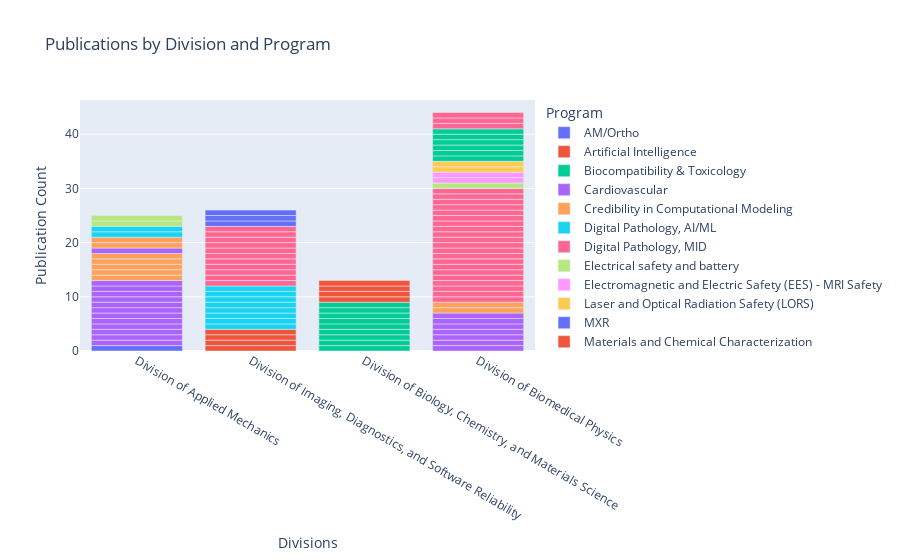

Here is the notebook cell this chart was saved with:
### Code cell
# Sort the dataset by the 'Program' column
df_sorted = df.sort_values('Program')

# Create the bar plot with sorted data
fig = px.bar(df_sorted, x='Division ', y= publication_counts , color='Program', title='Publications by Division and Program',
             labels={'Division ': 'Divisions', 'publication_counts': 'Publication Count', 'Program': 'Program'},
             hover_data=['Program'])

fig.update_yaxes(title='Publication Count')

fig.show()

### Figure 1 — Plotly figure (JSON) as saved in the notebook; plotly's stock layout.template omitted (floating-point values rounded to 4 significant figures)
{"data": [{"alignmentgroup": "True", "customdata": [["AM/Ortho"]], "hovertemplate": "Program=%{customdata[0]}<br>Divisions=%{x}<br>y=%{y}<extra></extra>", "legendgroup": "AM/Ortho", "marker": {"color": "#636efa", "pattern": {"shape": ""}}, "name": "AM/Ortho", "offsetgroup": "AM/Ortho", "orientation": "v", "showlegend": true, "textposition": "auto", "type": "bar", "x": ["Division of Applied Mechanics"], "xaxis": "x", "y": [1], "yaxis": "y"}, {"alignmentgroup": "True", "customdata": [["Artificial Intelligence"], ["Artificial Intelligence"], ["Artificial Intelligence"], ["Artificial Intelligence"]], "hovertemplate": "Program=%{customdata[0]}<br>Divisions=%{x}<br>y=%{y}<extra></extra>", "legendgroup": "Artificial Intelligence", "marker": {"color": "#EF553B", "pattern": {"shape": ""}}, "name": "Artificial Intelligence", "offsetgroup": "Artificial Intelligence", "orientation": "v", "showlegend": true, "textposition": "auto", "type": "bar", "x": ["Division of Imaging, Diagnostics, and Software Reliability", "Division of Imaging, Diagnostics, and Software Reliability", "Division of Imaging, Diagnostics, and Software Reliability", "Division of Imaging, Diagnostics, and Software Reliability"], "xaxis": "x", "y": [1, 1, 1, 1], "yaxis": "y"}, {"alignmentgroup": "True", "customdata": [["Biocompatibility & Toxicology"], ["Biocompatibility & Toxicology"], ["Biocompatibility & Toxicology"], ["Biocompatibility & Toxicology"], ["Biocompatibility & Toxicology"], ["Biocompatibility & Toxicology"], ["Biocompatibility & Toxicology"], ["Biocompatibility & Toxicology"], ["Biocompatibility & Toxicology"]], "hovertemplate": "Program=%{customdata[0]}<br>Divisions=%{x}<br>y=%{y}<extra></extra>", "legendgroup": "Biocompatibility & Toxicology", "marker": {"color": "#00cc96", "pattern": {"shape": ""}}, "name": "Biocompatibility & Toxicology", "offsetgroup": "Biocompatibility & Toxicology", "orientation": "v", "showlegend": true, "textposition": "auto", "type": "bar", "x": ["Division of Biology, Chemistry, and Materials Science", "Division of Biology, Chemistry, and Materials Science", "Division of Biology, Chemistry, and Materials Science", "Division of Biology, Chemistry, and Materials Science", "Division of Biology, Chemistry, and Materials Science", "Division of Biology, Chemistry, and Materials Science", "Division of Biology, Chemistry, and Materials Science", "Division of Biology, Chemistry, and Materials Science", "Division of Biology, Chemistry, and Materials Science"], "xaxis": "x", "y": [1, 1, 1, 1, 1, 1, 1, 1, 1], "yaxis": "y"}, {"alignmentgroup": "True", "customdata": [["Cardiovascular"], ["Cardiovascular"], ["Cardiovascular"], ["Cardiovascular"], ["Cardiovascular"], ["Cardiovascular"], ["Cardiovascular"], ["Cardiovascular"], ["Cardiovascular"], ["Cardiovascular"], ["Cardiovascular"], ["Cardiovascular"], ["Cardiovascular"], ["Cardiovascular"], ["Cardiovascular"], ["Cardiovascular"], ["Cardiovascular"], ["Cardiovascular"], ["Cardiovascular"]], "hovertemplate": "Program=%{customdata[0]}<br>Divisions=%{x}<br>y=%{y}<extra></extra>", "legendgroup": "Cardiovascular", "marker": {"color": "#ab63fa", "pattern": {"shape": ""}}, "name": "Cardiovascular", "offsetgroup": "Cardiovascular", "orientation": "v", "showlegend": true, "textposition": "auto", "type": "bar", "x": ["Division of Applied Mechanics", "Division of Biomedical Physics", "Division of Biomedical Physics", "Division of Biomedical Physics", "Division of Biomedical Physics", "Division of Biomedical Physics", "Division of Biomedical Physics", "Division of Applied Mechanics", "Division of Applied Mechanics", "Division of Applied Mechanics", "Division of Applied Mechanics", "Division of Applied Mechanics", "Division of Applied Mechanics", "Division of Applied Mechanics", "Division of Applied Mechanics", "Division of Applied Mechanics", "Division of Applied Mechanics", "Division of Applied Mechanics", "Division of Biomedical Physics"], "xaxis": "x", "y": [1, 1, 1, 1, 1, 1, 1, 1, 1, 1, 1, 1, 1, 1, 1, 1, 1, 1, 1], "yaxis": "y"}, {"alignmentgroup": "True", "customdata": [["Credibility in Computational Modeling"], ["Credibility in Computational Modeling"], ["Credibility in Computational Modeling"], ["Credibility in Computational Modeling"], ["Credibility in Computational Modeling"], ["Credibility in Computational Modeling"], ["Credibility in Computational Modeling"]], "hovertemplate": "Program=%{customdata[0]}<br>Divisions=%{x}<br>y=%{y}<extra></extra>", "legendgroup": "Credibility in Computational Modeling", "marker": {"color": "#FFA15A", "pattern": {"shape": ""}}, "name": "Credibility in Computational Modeling", "offsetgroup": "Credibility in Computational Modeling", "orientation": "v", "showlegend": true, "textposition": "auto", "type": "bar", "x": ["Division of Applied Mechanics", "Division of Biomedical Physics", "Division of Biomedical Physics", "Division of Applied Mechanics", "Division of Applied Mechanics", "Division of Applied Mechanics", "Division of Applied Mechanics"], "xaxis": "x", "y": [1, 1, 1, 1, 1, 1, 1], "yaxis": "y"}, {"alignmentgroup": "True", "customdata": [["Digital Pathology, AI/ML"], ["Digital Pathology, AI/ML"], ["Digital Pathology, AI/ML"], ["Digital Pathology, AI/ML"], ["Digital Pathology, AI/ML"], ["Digital Pathology, AI/ML"], ["Digital Pathology, AI/ML"], ["Digital Pathology, AI/ML"]], "hovertemplate": "Program=%{customdata[0]}<br>Divisions=%{x}<br>y=%{y}<extra></extra>", "legendgroup": "Digital Pathology, AI/ML", "marker": {"color": "#19d3f3", "pattern": {"shape": ""}}, "name": "Digital Pathology, AI/ML", "offsetgroup": "Digital Pathology, AI/ML", "orientation": "v", "showlegend": true, "textposition": "auto", "type": "bar", "x": ["Division of Imaging, Diagnostics, and Software Reliability", "Division of Imaging, Diagnostics, and Software Reliability", "Division of Imaging, Diagnostics, and Software Reliability", "Division of Imaging, Diagnostics, and Software Reliability", "Division of Imaging, Diagnostics, and Software Reliability", "Division of Imaging, Diagnostics, and Software Reliability", "Division of Imaging, Diagnostics, and Software Reliability", "Division of Imaging, Diagnostics, and Software Reliability"], "xaxis": "x", "y": [1, 1, 1, 1, 1, 1, 1, 1], "yaxis": "y"}, {"alignmentgroup": "True", "customdata": [["Digital Pathology, MID"], ["Digital Pathology, MID"], ["Digital Pathology, MID"], ["Digital Pathology, MID"], ["Digital Pathology, MID"], ["Digital Pathology, MID"], ["Digital Pathology, MID"], ["Digital Pathology, MID"], ["Digital Pathology, MID"], ["Digital Pathology, MID"], ["Digital Pathology, MID"], ["Digital Pathology, MID"], ["Digital Pathology, MID"], ["Digital Pathology, MID"], ["Digital Pathology, MID"], ["Digital Pathology, MID"], ["Digital Pathology, MID"], ["Digital Pathology, MID"], ["Digital Pathology, MID"], ["Digital Pathology, MID"], ["Digital Pathology, MID"], ["Digital Pathology, MID"], ["Digital Pathology, MID"], ["Digital Pathology, MID"], ["Digital Pathology, MID"], ["Digital Pathology, MID"], ["Digital Pathology, MID"], ["Digital Pathology, MID"], ["Digital Pathology, MID"], ["Digital Pathology, MID"], ["Digital Pathology, MID"], ["Digital Pathology, MID"]], "hovertemplate": "Program=%{customdata[0]}<br>Divisions=%{x}<br>y=%{y}<extra></extra>", "legendgroup": "Digital Pathology, MID", "marker": {"color": "#FF6692", "pattern": {"shape": ""}}, "name": "Digital Pathology, MID", "offsetgroup": "Digital Pathology, MID", "orientation": "v", "showlegend": true, "textposition": "auto", "type": "bar", "x": ["Division of Biomedical Physics", "Division of Biomedical Physics", "Division of Biomedical Physics", "Division of Biomedical Physics", "Division of Biomedical Physics", "Division of Biomedical Physics", "Division of Imaging, Diagnostics, and Software Reliability", "Division of Biomedical Physics", "Division of Biomedical Physics", "Division of Imaging, Diagnostics, and Software Reliability", "Division of Imaging, Diagnostics, and Software Reliability", "Division of Imaging, Diagnostics, and Software Reliability", "Division of Imaging, Diagnostics, and Software Reliability", "Division of Imaging, Diagnostics, and Software Reliability", "Division of Biomedical Physics", "Division of Biomedical Physics", "Division of Biomedical Physics", "Division of Imaging, Diagnostics, and Software Reliability", "Division of Imaging, Diagnostics, and Software Reliability", "Division of Imaging, Diagnostics, and Software Reliability", "Division of Imaging, Diagnostics, and Software Reliability", "Division of Imaging, Diagnostics, and Software Reliability", "Division of Biomedical Physics", "Division of Biomedical Physics", "Division of Biomedical Physics", "Division of Biomedical Physics", "Division of Biomedical Physics", "Division of Biomedical Physics", "Division of Biomedical Physics", "Division of Biomedical Physics", "Division of Biomedical Physics", "Division of Biomedical Physics"], "xaxis": "x", "y": [1, 1, 1, 1, 1, 1, 1, 1, 1, 1, 1, 1, 1, 1, 1, 1, 1, 1, 1, 1, 1, 1, 1, 1, 1, 1, 1, 1, 1, 1, 1, 1], "yaxis": "y"}, {"alignmentgroup": "True", "customdata": [["Electrical safety and battery"]], "hovertemplate": "Program=%{customdata[0]}<br>Divisions=%{x}<br>y=%{y}<extra></extra>", "legendgroup": "Electrical safety and battery", "marker": {"color": "#B6E880", "pattern": {"shape": ""}}, "name": "Electrical safety and battery", "offsetgroup": "Electrical safety and battery", "orientation": "v", "showlegend": true, "textposition": "auto", "type": "bar", "x": ["Division of Biomedical Physics"], "xaxis": "x", "y": [1], "yaxis": "y"}, {"alignmentgroup": "True", "customdata": [["Electromagnetic and Electric Safety (EES) - MRI Safety"], ["Electromagnetic and Electric Safety (EES) - MRI Safety"]], "hovertemplate": "Program=%{customdata[0]}<br>Divisions=%{x}<br>y=%{y}<extra></extra>", "legendgroup": "Electromagnetic and Electric Safety (EES) - MRI Safety", "marker": {"color": "#FF97FF", "pattern": {"shape": ""}}, "name": "Electromagnetic and Electric Safety (EES) - MRI Safety", "offsetgroup": "Electromagnetic and Electric Safety (EES) - MRI Safety", "orientation": "v", "showlegend": true, "textposition": "auto", "type": "bar", "x": ["Division of Biomedical Physics", "Division of Biomedical Physics"], "xaxis": "x", "y": [1, 1], "yaxis": "y"}, {"alignmentgroup": "True", "customdata": [["Laser and Optical Radiation Safety (LORS)"], ["Laser and Optical Radiation Safety (LORS)"]], "hovertemplate": "Program=%{customdata[0]}<br>Divisions=%{x}<br>y=%{y}<extra></extra>", "legendgroup": "Laser and Optical Radiation Safety (LORS)", "marker": {"color": "#FECB52", "pattern": {"shape": ""}}, "name": "Laser and Optical Radiation Safety (LORS)", "offsetgroup": "Laser and Optical Radiation Safety (LORS)", "orientation": "v", "showlegend": true, "textposition": "auto", "type": "bar", "x": ["Division of Biomedical Physics", "Division of Biomedical Physics"], "xaxis": "x", "y": [1, 1], "yaxis": "y"}, {"alignmentgroup": "True", "customdata": [["MXR"], ["MXR"], ["MXR"]], "hovertemplate": "Program=%{customdata[0]}<br>Divisions=%{x}<br>y=%{y}<extra></extra>", "legendgroup": "MXR", "marker": {"color": "#636efa", "pattern": {"shape": ""}}, "name": "MXR", "offsetgroup": "MXR", "orientation": "v", "showlegend": true, "textposition": "auto", "type": "bar", "x": ["Division of Imaging, Diagnostics, and Software Reliability", "Division of Imaging, Diagnostics, and Software Reliability", "Division of Imaging, Diagnostics, and Software Reliability"], "xaxis": "x", "y": [1, 1, 1], "yaxis": "y"}, {"alignmentgroup": "True", "customdata": [["Materials and Chemical Characterization"], ["Materials and Chemical Characterization"], ["Materials and Chemical Characterization"], ["Materials and Chemical Characterization"]], "hovertemplate": "Program=%{customdata[0]}<br>Divisions=%{x}<br>y=%{y}<extra></extra>", "legendgroup": "Materials and Chemical Characterization", "marker": {"color": "#EF553B", "pattern": {"shape": ""}}, "name": "Materials and Chemical Characterization", "offsetgroup": "Materials and Chemical Characterization", "orientation": "v", "showlegend": true, "textposition": "auto", "type": "bar", "x": ["Division of Biology, Chemistry, and Materials Science", "Division of Biology, Chemistry, and Materials Science", "Division of Biology, Chemistry, and Materials Science", "Division of Biology, Chemistry, and Materials Science"], "xaxis": "x", "y": [1, 1, 1, 1], "yaxis": "y"}, {"alignmentgroup": "True", "customdata": [["Ophthalmology, Electromagnetic and Electrical Safety"], ["Ophthalmology, Electromagnetic and Electrical Safety"], ["Ophthalmology, Electromagnetic and Electrical Safety"], ["Ophthalmology, Electromagnetic and Electrical Safety"], ["Ophthalmology, Electromagnetic and Electrical Safety"], ["Ophthalmology, Electromagnetic and Electrical Safety"]], "hovertemplate": "Program=%{customdata[0]}<br>Divisions=%{x}<br>y=%{y}<extra></extra>", "legendgroup": "Ophthalmology, Electromagnetic and Electrical Safety", "marker": {"color": "#00cc96", "pattern": {"shape": ""}}, "name": "Ophthalmology, Electromagnetic and Electrical Safety", "offsetgroup": "Ophthalmology, Electromagnetic and Electrical Safety", "orientation": "v", "showlegend": true, "textposition": "auto", "type": "bar", "x": ["Division of Biomedical Physics", "Division of Biomedical Physics", "Division of Biomedical Physics", "Division of Biomedical Physics", "Division of Biomedical Physics", "Division of Biomedical Physics"], "xaxis": "x", "y": [1, 1, 1, 1, 1, 1], "yaxis": "y"}, {"alignmentgroup": "True", "customdata": [["Orthopaedics/Additive Manufacturing"]], "hovertemplate": "Program=%{customdata[0]}<br>Divisions=%{x}<br>y=%{y}<extra></extra>", "legendgroup": "Orthopaedics/Additive Manufacturing", "marker": {"color": "#ab63fa", "pattern": {"shape": ""}}, "name": "Orthopaedics/Additive Manufacturing", "offsetgroup": "Orthopaedics/Additive Manufacturing", "orientation": "v", "showlegend": true, "textposition": "auto", "type": "bar", "x": ["Division of Applied Mechanics"], "xaxis": "x", "y": [1], "yaxis": "y"}, {"alignmentgroup": "True", "customdata": [["Orthopedic, Material Science and Cardiovascular"], ["Orthopedic, Material Science and Cardiovascular"]], "hovertemplate": "Program=%{customdata[0]}<br>Divisions=%{x}<br>y=%{y}<extra></extra>", "legendgroup": "Orthopedic, Material Science and Cardiovascular", "marker": {"color": "#FFA15A", "pattern": {"shape": ""}}, "name": "Orthopedic, Material Science and Cardiovascular", "offsetgroup": "Orthopedic, Material Science and Cardiovascular", "orientation": "v", "showlegend": true, "textposition": "auto", "type": "bar", "x": ["Division of Applied Mechanics", "Division of Applied Mechanics"], "xaxis": "x", "y": [1, 1], "yaxis": "y"}, {"alignmentgroup": "True", "customdata": [["Orthopedics"], ["Orthopedics"]], "hovertemplate": "Program=%{customdata[0]}<br>Divisions=%{x}<br>y=%{y}<extra></extra>", "legendgroup": "Orthopedics", "marker": {"color": "#19d3f3", "pattern": {"shape": ""}}, "name": "Orthopedics", "offsetgroup": "Orthopedics", "orientation": "v", "showlegend": true, "textposition": "auto", "type": "bar", "x": ["Division of Applied Mechanics", "Division of Applied Mechanics"], "xaxis": "x", "y": [1, 1], "yaxis": "y"}, {"alignmentgroup": "True", "customdata": [["Patient Monitoring and Control"], ["Patient Monitoring and Control"], ["Patient Monitoring and Control"]], "hovertemplate": "Program=%{customdata[0]}<br>Divisions=%{x}<br>y=%{y}<extra></extra>", "legendgroup": "Patient Monitoring and Control", "marker": {"color": "#FF6692", "pattern": {"shape": ""}}, "name": "Patient Monitoring and Control", "offsetgroup": "Patient Monitoring and Control", "orientation": "v", "showlegend": true, "textposition": "auto", "type": "bar", "x": ["Division of Biomedical Physics", "Division of Biomedical Physics", "Division of Biomedical Physics"], "xaxis": "x", "y": [1, 1, 1], "yaxis": "y"}, {"alignmentgroup": "True", "customdata": [["Post Market Signal Responce"], ["Post Market Signal Responce"]], "hovertemplate": "Program=%{customdata[0]}<br>Divisions=%{x}<br>y=%{y}<extra></extra>", "legendgroup": "Post Market Signal Responce", "marker": {"color": "#B6E880", "pattern": {"shape": ""}}, "name": "Post Market Signal Responce", "offsetgroup": "Post Market Signal Responce", "orientation": "v", "showlegend": true, "textposition": "auto", "type": "bar", "x": ["Division of Applied Mechanics", "Division of Applied Mechanics"], "xaxis": "x", "y": [1, 1], "yaxis": "y"}], "layout": {"barmode": "relative", "legend": {"title": {"text": "Program"}, "tracegroupgap": 0}, "title": {"text": "Publications by Division and Program"}, "xaxis": {"anchor": "y", "domain": [0, 1], "title": {"text": "Divisions"}}, "yaxis": {"anchor": "x", "domain": [0, 1], "title": {"text": "Publication Count"}}}}
